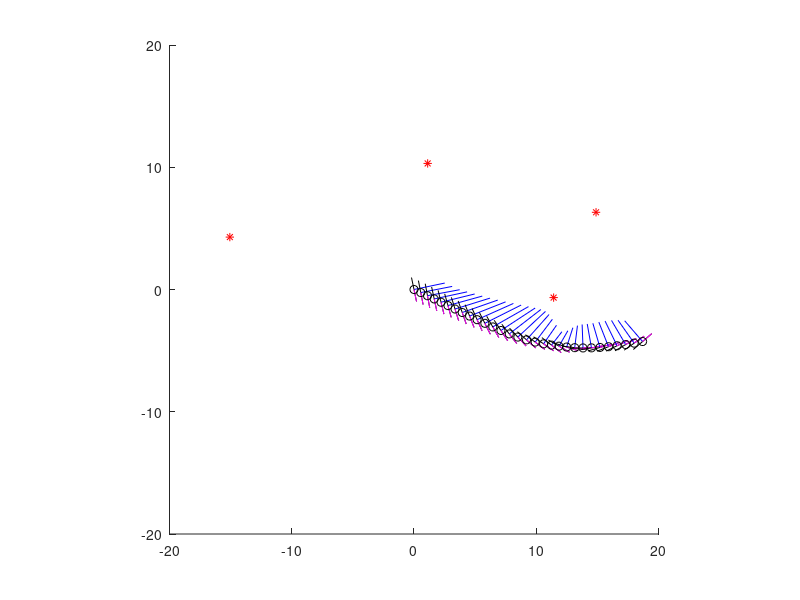

Recreate this plot in MATLAB.
clc
clear 
close all

figure
hold on
axis equal
xlim([-20 20])
ylim([-20 20])

% rng(150)

r = [0; 0];
v = [1; 0];

ps = [];
for i = 1:20
    p = 19*randn(2,1) + [6;0];
    plot(p(1), p(2), 'r*')
    ps = [ps p];
end

for k = 1:30

pot_list = [];
for i = 1:length(ps(1,:))
    p = ps(:, i);
    
    dr = p - r;
    n_dr = norm(dr);
    dir_dr = dr/norm(dr);
    
    dot1 = v(1)*dr(1) + v(2)*dr(2);
    det1 = v(1)*dr(2) - p(1)*dr(2);
    angle = atan2(det1, dot1);
    
    if dot1 > 0 || 1
        pot = 10 * dir_dr * abs(dot1) / n_dr / n_dr;
        pot_list = [pot_list pot];  
    else
        pot_list = [pot_list [0;0]];
    end
end

sum_pot = sum(pot_list, 2);
n_sum_pot = norm(sum_pot);
plot([r(1) r(1) + sum_pot(1)], [r(2) r(2) + sum_pot(2)], 'b')

nv_sum_pot = [1; -sum_pot(1) / sum_pot(2)];
nv_sum_pot = nv_sum_pot / norm(nv_sum_pot);
plot([r(1) r(1) + nv_sum_pot(1)], [r(2) r(2) + nv_sum_pot(2)], 'k')
plot([r(1) r(1) - nv_sum_pot(1)], [r(2) r(2) - nv_sum_pot(2)], 'k')

dot_p = dot(v,nv_sum_pot);

nv_sum_pot = sign(dot_p)*nv_sum_pot;
plot([r(1) r(1) + nv_sum_pot(1)], [r(2) r(2) + nv_sum_pot(2)], 'm')

shift_dir = [0;0];
if dot_p > 0
    shift_dir = nv_sum_pot;
else
    shift_dir = -nv_sum_pot;
end
    

plot(r(1), r(2), 'ko')
r = r + 0.5*v + n_sum_pot*shift_dir/10;
end
